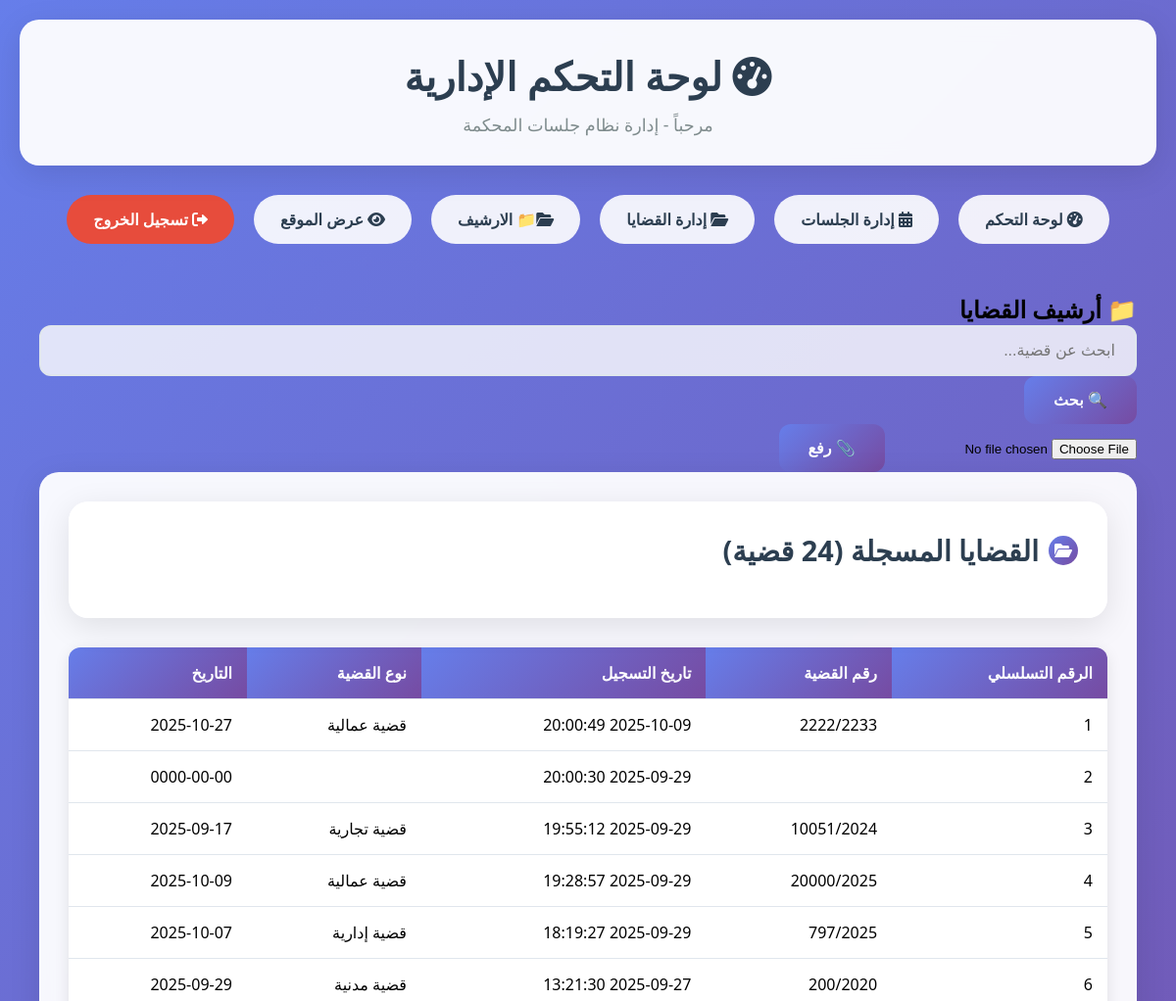
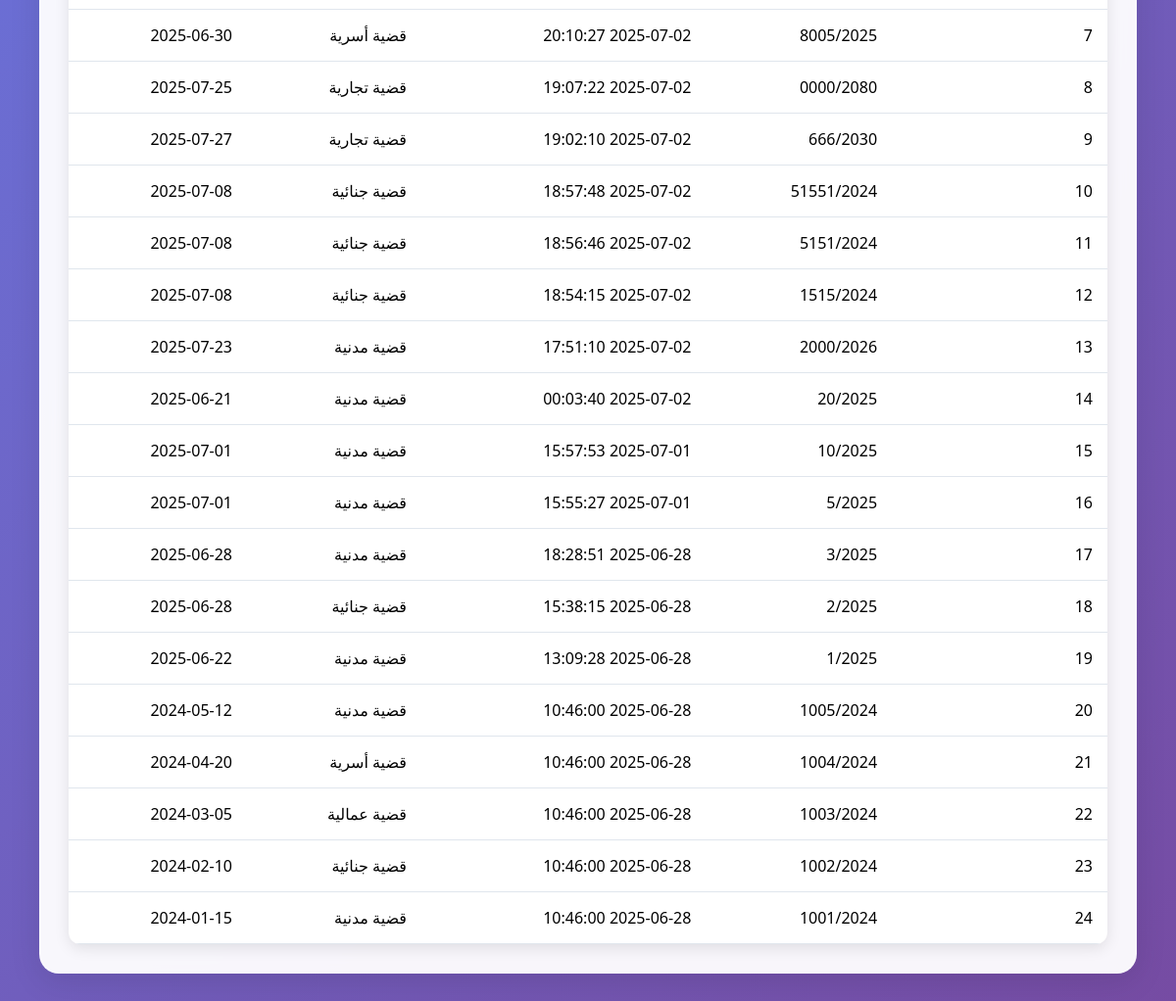
The app's page /admin/archive_cases2.php with its own data (2 pictures, top to bottom).
### tables this page shows
CREATE TABLE IF NOT EXISTS `cases` (
  `case_id` int(11) NOT NULL AUTO_INCREMENT,
  `case_number` varchar(50) NOT NULL,
  `case_type` varchar(100) NOT NULL,
  `filing_date` date NOT NULL,
  `description` text,
  `created_at` timestamp NULL DEFAULT CURRENT_TIMESTAMP,
  `updated_at` timestamp NULL DEFAULT CURRENT_TIMESTAMP ON UPDATE CURRENT_TIMESTAMP,
  `pdf_file` varchar(255) DEFAULT NULL,
  PRIMARY KEY (`case_id`),
  UNIQUE KEY `case_number` (`case_number`)
);

### admin/archive_cases2.php (the view, shortened to what this page needs)
<?php
$database = new Database();
$conn = $database->getConnection();
$search = isset($_GET['q']) ? trim($_GET['q']) : '';
if ($search != '') {
    $query = $conn->prepare(" SELECT case_id, case_number,created_at, case_type, filing_date
        FROM cases
        WHERE case_number LIKE ? OR case_type LIKE ?
        ORDER BY case_id DESC ");
    $query->execute(["%$search%", "%$search%"]);
} else {
    $query = $conn->prepare(" SELECT case_id,created_at, case_number, case_type, filing_date
        FROM cases
        ORDER BY case_id DESC ");
    $query->execute();
}
$cases = $query->fetchAll(PDO::FETCH_ASSOC);
?>
<!DOCTYPE html>
<html lang="ar" dir="rtl">
<head>
    <link rel="stylesheet" href="../assets/css/style.css">
    <link rel="stylesheet" href="https://cdnjs.cloudflare.com/ajax/libs/font-awesome/6.0.0/css/all.min.css">
</head>
<body>
    <div class="container">
        <header class="header fade-in">
            <h1><i class="fas fa-tachometer-alt"></i> لوحة التحكم الإدارية</h1>
            <p>مرحباً - إدارة نظام جلسات المحكمة</p>
        </header>
        <nav class="nav fade-in">
            <a href="dashboard.php" class="nav-link ">
                <i class="fas fa-tachometer-alt"></i> لوحة التحكم
            </a>
            <a href="manage_sessions.php" class="nav-link">
                <i class="fas fa-calendar-alt"></i> إدارة الجلسات
            </a>
            <a href="manage_cases.php" class="nav-link">
                <i class="fas fa-folder-open"></i> إدارة القضايا
            </a>
              <a href="archive_cases.php" class="nav-link">
                <i class="fas fa-folder-open"></i>📁 الارشيف
            </a>
            <a href="../index.php" class="nav-link">
                <i class="fas fa-eye"></i> عرض الموقع
            </a>
            <a href="logout.php" class="nav-link" style="background: #e74c3c; color: white;">
                <i class="fas fa-sign-out-alt"></i> تسجيل الخروج
            </a>
        </nav>
<div class="container">
    <h2 class="text-center mb-4">📁 أرشيف القضايا</h2>
    <form method="get" class="search-bar mb-3 text-center">
        <input type="text" name="q" class="form-control" placeholder="ابحث عن قضية..."
               value="<?= htmlspecialchars($search) ?>">
        <button type="submit" class="btn btn-primary mt-2">🔍 بحث</button>
    </form>
    <form action="upload_pdf.php" method="POST" enctype="multipart/form-data">
                        <input type="file" name="pdf_file" accept="application/pdf" required>
                        <button type="submit" class="btn btn-primary btn-sm">📎 رفع</button>
                    </form>
    <div class="card">
        <div class="card-body">
            <?php if (count($cases) > 0): ?>
                <table class="table table-striped table-hover">
                    <thead class="table-primary">
                        <div class="one">
                        <tr>
                            <th>الرقم التسلسلي</th>
                            <th>رقم القضية</th>
                             <th>تاريخ التسجيل</th>
                            <th>نوع القضية</th>
                             <th>التاريخ</th>
                        </tr>
                            </div>
                    </thead>
                         <div class="card fade-in">
            <h2>
                <span class="card-icon">
                    <i class="fas fa-folder-open"></i>
                </span>
                القضايا المسجلة (<?php echo count($cases); ?> قضية)
            </h2>
                    <tbody>
                        <?php foreach ($cases as $index => $case): ?>
                            <tr>
                                <td><?= $index + 1 ?></td>
                                <td><?= htmlspecialchars($case['case_number']) ?></td>
                                <td><?= htmlspecialchars($case['created_at']) ?></td>
                                <td><?= htmlspecialchars($case['case_type']) ?></td>
                                <td><?= htmlspecialchars($case['filing_date']) ?></td>
                            </tr>
                        <?php endforeach; ?>
                    </tbody>
                </table>
            <?php else: ?>
                <div class="alert alert-warning text-center">لا توجد قضايا في الأرشيف.</div>
            <?php endif; ?>
        </div>
    </div>
</div>
</body>
</html>

### assets/css/style.css (style rules this page uses)
* { margin: 0; padding: 0; box-sizing: border-box; }
body { font-family: 'Segoe UI', Tahoma, Geneva, Verdana, sans-serif; background: linear-gradient(135deg, #667eea 0%, #764ba2 100%); min-height: 100vh; direction: rtl; text-align: right; }
.container { max-width: 1200px; margin: 0 auto; padding: 20px; }
.header { background: rgba(255, 255, 255, 0.95); backdrop-filter: blur(10px); box-shadow: 0 8px 32px rgba(0, 0, 0, 0.1); border-radius: 20px; margin-bottom: 30px; padding: 30px; text-align: center; }
.header h1 { color: #2c3e50; font-size: 2.5rem; margin-bottom: 10px; font-weight: 700; }
.header p { color: #7f8c8d; font-size: 1.1rem; }
.card { background: rgba(255, 255, 255, 0.95); backdrop-filter: blur(10px); border-radius: 20px; padding: 30px; margin-bottom: 30px; box-shadow: 0 8px 32px rgba(0, 0, 0, 0.1); transition: transform 0.3s ease, box-shadow 0.3s ease; }
.card h2 { color: #2c3e50; font-size: 1.8rem; margin-bottom: 20px; display: flex; align-items: center; gap: 10px; }
.card-icon { width: 30px; height: 30px; background: linear-gradient(135deg, #667eea 0%, #764ba2 100%); border-radius: 50%; display: flex; align-items: center; justify-content: center; color: white; font-size: 16px; }
.form-control { width: 100%; padding: 15px 20px; border: 2px solid #e0e6ed; border-radius: 12px; font-size: 16px; transition: all 0.3s ease; background: rgba(255, 255, 255, 0.8); }
.btn { display: inline-block; padding: 15px 30px; border: none; border-radius: 12px; font-size: 16px; font-weight: 600; text-decoration: none; cursor: pointer; transition: all 0.3s ease; text-align: center; }
.btn-primary { background: linear-gradient(135deg, #667eea 0%, #764ba2 100%); color: white; }
.nav { display: flex; gap: 20px; justify-content: center; margin-bottom: 30px; flex-wrap: wrap; }
.nav-link { padding: 12px 25px; background: rgba(255, 255, 255, 0.9); color: #2c3e50; text-decoration: none; border-radius: 25px; font-weight: 600; transition: all 0.3s ease; border: 2px solid transparent; }
.table { width: 100%; border-collapse: collapse; margin-top: 20px; background: white; border-radius: 12px; overflow: hidden; box-shadow: 0 4px 15px rgba(0, 0, 0, 0.1); }
.table th, .table td { padding: 15px; text-align: right; border-bottom: 1px solid #e0e6ed; }
.table th { background: linear-gradient(135deg, #667eea 0%, #764ba2 100%); color: white; font-weight: 600; }
.fade-in { animation: fadeIn 0.5s ease-in; }

### records on screen
cases: case_number "2222/2233", created_at "2025-10-09 20:00:49", case_type "قضية عمالية", filing_date "2025-10-27"
cases: created_at "2025-09-29 20:00:30", filing_date "0000-00-00"
cases: case_number "10051/2024", created_at "2025-09-29 19:55:12", case_type "قضية تجارية", filing_date "2025-09-17"
cases: case_number "20000/2025", created_at "2025-09-29 19:28:57", case_type "قضية عمالية", filing_date "2025-10-09"
cases: case_number "797/2025", created_at "2025-09-29 18:19:27", case_type "قضية إدارية", filing_date "2025-10-07"
cases: case_number "200/2020", created_at "2025-09-27 13:21:30", case_type "قضية مدنية", filing_date "2025-09-29"
cases: case_number "8005/2025", created_at "2025-07-02 20:10:27", case_type "قضية أسرية", filing_date "2025-06-30"
cases: case_number "0000/2080", created_at "2025-07-02 19:07:22", case_type "قضية تجارية", filing_date "2025-07-25"
cases: case_number "666/2030", created_at "2025-07-02 19:02:10", case_type "قضية تجارية", filing_date "2025-07-27"
cases: case_number "51551/2024", created_at "2025-07-02 18:57:48", case_type "قضية جنائية", filing_date "2025-07-08"
cases: case_number "5151/2024", created_at "2025-07-02 18:56:46", case_type "قضية جنائية", filing_date "2025-07-08"
cases: case_number "1515/2024", created_at "2025-07-02 18:54:15", case_type "قضية جنائية", filing_date "2025-07-08"
cases: case_number "2000/2026", created_at "2025-07-02 17:51:10", case_type "قضية مدنية", filing_date "2025-07-23"
cases: case_number "20/2025", created_at "2025-07-02 00:03:40", case_type "قضية مدنية", filing_date "2025-06-21"
cases: case_number "10/2025", created_at "2025-07-01 15:57:53", case_type "قضية مدنية", filing_date "2025-07-01"
cases: case_number "5/2025", created_at "2025-07-01 15:55:27", case_type "قضية مدنية", filing_date "2025-07-01"
cases: case_number "3/2025", created_at "2025-06-28 18:28:51", case_type "قضية مدنية", filing_date "2025-06-28"
cases: case_number "2/2025", created_at "2025-06-28 15:38:15", case_type "قضية جنائية", filing_date "2025-06-28"
cases: case_number "1/2025", created_at "2025-06-28 13:09:28", case_type "قضية مدنية", filing_date "2025-06-22"
cases: case_number "1005/2024", created_at "2025-06-28 10:46:00", case_type "قضية مدنية", filing_date "2024-05-12"
cases: case_number "1004/2024", created_at "2025-06-28 10:46:00", case_type "قضية أسرية", filing_date "2024-04-20"
cases: case_number "1003/2024", created_at "2025-06-28 10:46:00", case_type "قضية عمالية", filing_date "2024-03-05"
cases: case_number "1002/2024", created_at "2025-06-28 10:46:00", case_type "قضية جنائية", filing_date "2024-02-10"
cases: case_number "1001/2024", created_at "2025-06-28 10:46:00", case_type "قضية مدنية", filing_date "2024-01-15"
